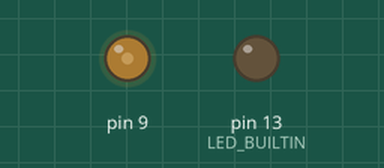
The sketch below on a simulated Arduino Uno, built with avr-gcc and run on an emulated ATmega328P. On the bench: output pins drawn as LEDs (lit = HIGH).

Above: at 0.05 s.
At 14.95 s:
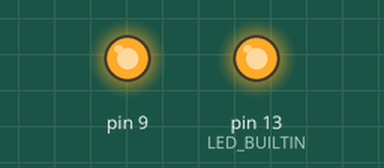
Timing chart, 0 to 19.5 s (numbered marks = the images above):
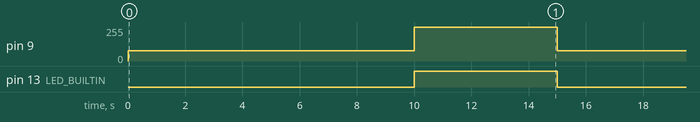

The sketch:

TransistorPWM_test.ino
```cpp
#include <TimerOne.h>

#define COMonitor 9
#define onPercent 30

void setup(){
  Timer1.initialize(1000); //us
  Timer1.pwm(COMonitor,0);
  pinMode(LED_BUILTIN, OUTPUT);
}

void loop(){
  //PWM-1.5v
  digitalWrite(LED_BUILTIN,LOW);
  Timer1.setPwmDuty(COMonitor, (onPercent / 100.0) * 1023);
  delay(10000);

  //Fully ON-5v
  digitalWrite(LED_BUILTIN,HIGH);
  Timer1.setPwmDuty(COMonitor,1023);
  delay(5000);
}
```

Measured:
- by itself, pin 9: alternates 255/255 for 5.0 s and 76/255 for 10.0 s
- by itself, pin 13 (LED_BUILTIN): alternates HIGH for 5.0 s and LOW for 10.0 s
